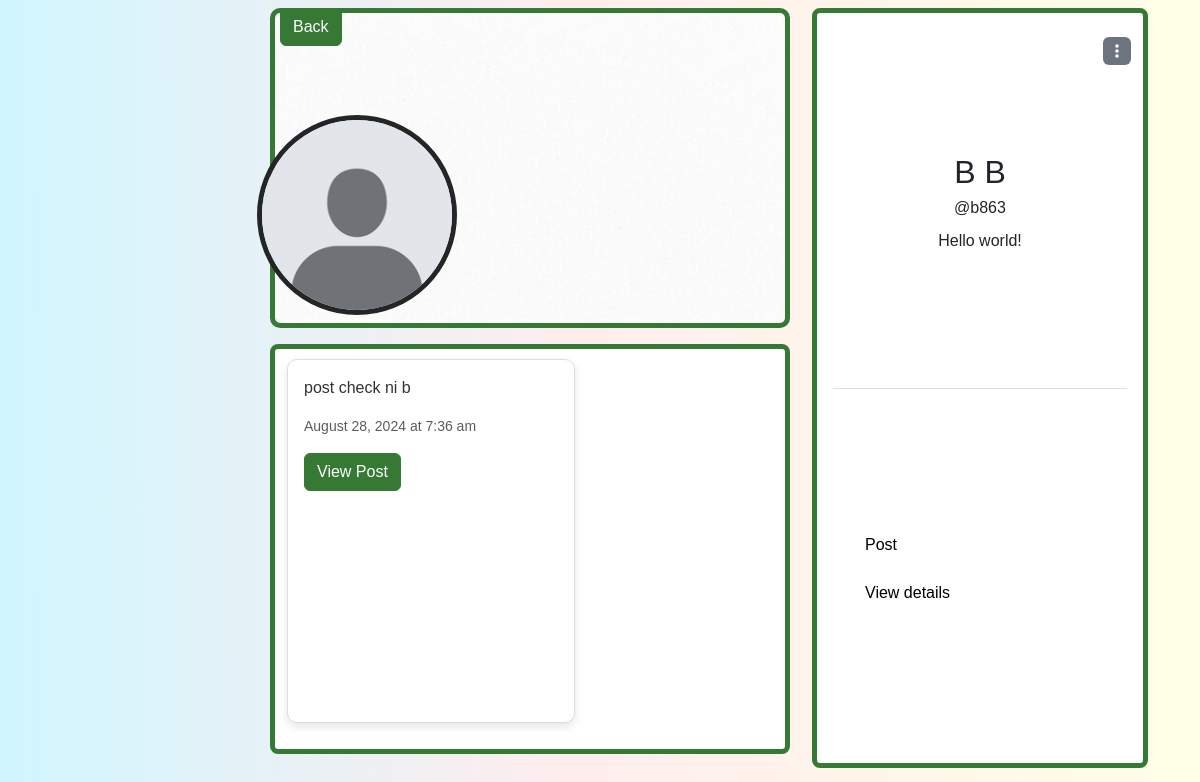
Screenshot of /users/other_profile.php?user_no=71 (signed in) with the database file from the repository.
### tables this page shows
CREATE TABLE `user_registration` (
  `user_no` int(11) NOT NULL,
  `user_ip` varchar(255) NOT NULL,
  `user_ID` varchar(255) NOT NULL,
  `email` varchar(255) NOT NULL,
  `student_no` varchar(13) NOT NULL,
  `fname` varchar(255) NOT NULL,
  `lname` varchar(255) NOT NULL,
  `bday` date NOT NULL,
  `gender` varchar(20) NOT NULL,
  `coverphoto` varchar(250) NOT NULL,
  `profilepicture` varchar(250) NOT NULL,
  `created_at` timestamp NOT NULL DEFAULT current_timestamp(),
  `updated_at` timestamp NOT NULL DEFAULT current_timestamp() ON UPDATE current_timestamp(),
  `user_password` varchar(255) NOT NULL
);

CREATE TABLE `posts` (
  `post_id` int(11) NOT NULL,
  `user_no` int(11) DEFAULT NULL,
  `relation` varchar(10) DEFAULT NULL,
  `services` varchar(10) DEFAULT NULL,
  `caption` text DEFAULT NULL,
  `postphoto` varchar(255) DEFAULT NULL,
  `timestamp` timestamp NOT NULL DEFAULT current_timestamp(),
  `deleted_at` timestamp NULL DEFAULT NULL
);

### users/other_profile.php (the view, shortened to what this page needs)
<?php
require_once '../include/connect.php';
require_once '../functions/common_function.php';
require_once '../include/bootsrap.php';
$other_user_no = isset($_GET['user_no']) ? intval($_GET['user_no']) : null;
if ($other_user_no !== null) {
    $sql = "SELECT profilepicture, coverphoto FROM user_registration WHERE user_no = ?";
    $stmt = $con->prepare($sql);
    $stmt->bind_param("i", $other_user_no);
    $stmt->execute();
    $result = $stmt->get_result();
    if ($row = $result->fetch_assoc()) {
        $other_profilepicture = htmlspecialchars($row['profilepicture'], ENT_QUOTES, 'UTF-8');
        $other_coverphoto = htmlspecialchars($row['coverphoto'], ENT_QUOTES, 'UTF-8');
    } else {
        $other_profilepicture = 'profile.jpg';
        $other_coverphoto = 'default_coverphoto.jpg';
    }
} else {
    $other_profilepicture = 'profile.jpg';
    $other_coverphoto = 'default_coverphoto.jpg';
}
if ($other_user_no) {
    $posts = [];
    $query = "SELECT * FROM posts WHERE user_no = ? AND deleted_at IS NULL ORDER BY timestamp DESC";
    $stmt = $con->prepare($query);
    $stmt->bind_param('i', $other_user_no);
    $stmt->execute();
    $result = $stmt->get_result();
    while ($post = $result->fetch_assoc()) {
        $posts[] = $post;
    }
}
$showPosts = !isset($_GET['othereditdetails']);
?>
<!DOCTYPE html>
<html lang="en">
<head>
    <link rel="stylesheet" href="profile.css?v=1">
</head>
<body>
    <div class="container-fluid body" id="body">
        <div class="container-fluid bodyprof">
            <div class="container-fluid grid1"></div>
            <div class="container-fluid grid2">
                <div class="container-fluid gri1cont">
                    <div class="container-fluid header">
                        <div class="container-fluid imgcontainer">
                            <img src="../users/images/coverphoto/<?php echo htmlspecialchars($other_coverphoto); ?>" alt="Cover Photo" style="position:absolute;">
                        </div>
                        <div class="container-fluid profilecontainer">
                            <img src="../users/images/profilepicture/<?php echo htmlspecialchars($other_profilepicture); ?>" alt="Profile Photo">
                        </div>
                        <div class="container-fluid backbutton"><a href="../index.php?newsfeed=<?php echo urlencode($other_user_no); ?>"><button type="button" class="btn btn-primary">Back</button></a>
                        </div>
                    </div>
                    <div class="container-fluid sticky-top navbar">
                    </div>
                    <div class="container-fluid content">
                        <div class="container-fluid contcontent">
                            <?php
                            if ($showPosts) {
                                if (count($posts) > 0) {
                                    include '../include/profileincluded/otherusers/otherposts.php';
                                } else {
                                    echo "<div class='container-fluid nopostavailable'><p>No posts available</p></div>";
                                }
                            }
                            ?>
                        </div>
                    </div>
                </div>
            </div>
            <div class="container-fluid grid3">
                <div class="container-fluid rightnav">
                    <div class="container-fluid rightnavcont">
                        <div class="container-fluid displayprof">
                            <div class="container-fluid settingsicon">
                                <div class="dropdown">
                                    <button class="btn btn-secondary dropdownsettings" type="button" data-bs-toggle="dropdown" aria-expanded="false">
                                        <i class="fa-solid fa-ellipsis-vertical"></i>
                                    </button>
                                </div>
                            </div>
                            <?php getName($other_user_no);  ?>
                            <div class="container-fluid ff">
                            </div>
                            <div class="container-fluid line"></div>
                            <?php
                            if ($other_user_no) {
                                include '../include/profileincluded/otherusers/otherfeauture.php';
                            } else {
                                echo "error";
                            }
                            ?>
                        </div>
                    </div>
                </div>
            </div>
            <div class="container-fluid grid4"></div>
        </div>
    </div>
                            <?php
                            if ($other_user_no) {
                                include '../include/profileincluded/otherusers/otherfeauture.php';
                            } else {
                                echo "error";
                            }
                            ?>
</body>
</html>

### include/profileincluded/otherusers/otherposts.php (shortened to what this page needs)
<?php if (!empty($posts)): ?>
    <?php foreach ($posts as $post): ?>
        <?php
        $timestamp = htmlspecialchars($post['timestamp']);
        $caption = htmlspecialchars($post['caption']);
        $dateTime = new DateTime($timestamp);
        $formattedDate = $dateTime->format('F j, Y');
        $formattedTime = $dateTime->format('g:i a');
        $hasText = !empty(trim($caption));
        ?>
        <div class="card" style="width: 18rem;">
            <div class="card-body">
                <?php if ($hasText): ?>
                    <p class="card-text"><?php echo nl2br(htmlspecialchars($caption)); ?></p>
                <?php endif; ?>
                <p class="card-text"><small class="text-muted"><?php echo $formattedDate . ' at ' . $formattedTime; ?></small></p>
                <a href="#" class="btn btn-primary">View Post</a>
            </div>
        </div>
    <?php endforeach; ?>
<?php else: ?>
    <p>No posts available.</p>
<?php endif; ?>

### functions/common_function.php (shortened to what this page needs)
<?php
function getName($user_no = null) {
    global $con;
    $query = "SELECT * FROM user_registration WHERE user_no = ?";
    $stmt = $con->prepare($query);
    $stmt->bind_param('i', $user_no);
    $stmt->execute();
    $result = $stmt->get_result();
    $profile = $result->fetch_assoc();
    if ($profile) {
        $fname = htmlspecialchars($profile['fname']);
        $lname = htmlspecialchars($profile['lname']);
        $user_ID = htmlspecialchars($profile['user_ID']);
        echo "
        <div class='container-fluid identity'>
          <div class='container-fluid name'>
            $fname $lname
          </div>
          <div class='container-fluid username'>
            $user_ID
          </div>
          <div class='container-fluid bio'>Hello world!</div>
        </div>
        ";
    } else {
        echo "Profile not found.";
    }
}
?>

### users/profile.css (style rules this page uses)
body { padding: 0; margin: 0; overflow-x: hidden; font-family: Arial, Helvetica, sans-serif; background: linear-gradient(89.9deg, rgb(208, 246, 255) 0.1%, rgb(255, 237, 237) 47.9%, rgb(255, 255, 231) 100.2%); transition: background-color 0.3s ease; }
body::before { content: ""; position: absolute; top: 0; left: 0; width: 100%; height: 100%; background: linear-gradient(89.9deg, rgb(208, 246, 255) 0.1%, rgb(255, 237, 237) 47.9%, rgb(255, 255, 231) 100.2%); z-index: -1; transition: background-color 0.3s ease, color 0.3s ease; }
.body { height: 100vh; padding: 0; margin: 0; display: flex; align-items: center; justify-content: center; }
.bodyprof { height: 98vh; width: 100%; grid-template-columns:2fr 4fr 2fr 1fr; display: grid; padding: 0; overflow-x: hidden; gap: 10px; padding: 0; }
.grid1,.grid2,.grid3,.grid4 { padding: 0; }
.gri1cont { height: 100%; width: 100%; padding: 0; }
.header { border-top-left-radius: 10px; border-top-right-radius: 10px; height: 40vh; width: 100%; padding: 0; border-radius: 10px; border: 5px solid #367934; }
.imgcontainer { position: relative; display: flex; width: 100%; height: 100%; border-top-left-radius: 10px; border-top-right-radius: 10px; padding: 0; }
.imgcontainer img { object-fit: cover; border-top-left-radius: 10px; border-top-right-radius: 10px; height: 100%; width: 100%; padding: 0; border-bottom-left-radius: 10px; border-bottom-right-radius: 10px; background-color: #fff; }
.profilecontainer { position: relative; border-radius: 50%; display: flex; width: 25vh; height: 25vh; border: 5px solid #242526; padding: 0; top: -67%; left: -34%; }
.profilecontainer img { padding: 0; height: 100%; width: 100%; object-fit: cover; padding: 0; border-radius: 50vh; }
.backbutton { position: absolute; padding: 0; top: 1vh; left: 35vh; color: #4BCBCB; }
.navbar { height: auto; width: 100%; display: flex; align-items: center; justify-content: space-evenly; }
.content { min-height: 50vh; height: auto; width: 100%; max-width: 90vh; border-radius: 8px; display: flex; padding: 0; justify-content: flex-start; background-color: #fff; border: 5px solid #367934; }
.contcontent { min-height: 50vh; height: auto; width: 100%; border-radius: 8px; max-width: 91vh; flex-wrap: wrap; display: flex; padding-top: 10px; padding-bottom: 10px; gap: 10px; }
.rightnav { position: fixed; height: 95vh; width: 45vh; border-radius: 8px; }
.rightnavcont { height: 100%; width: 100%; border-radius: 8px; padding: 0; background-color: #fff; border: 5px solid #367934; }
.displayprof { height: 100%; width: 100%; padding: 0; }
.follow,.line,.identity { height: 20%; width: 100%; padding: 0; }
.settingsicon { height: 10%; display: flex; align-items: center; justify-content: flex-end; padding-bottom: 0; }
.identity { height: 30%; display: flex; align-items: center; justify-content: center; flex-direction: column; }
.line { width: 90%; height: 1px; border-bottom: 1px solid #dadde1; }
.dropdownsettings::after { display: none; }
.dropdownsettings { background-color: none; border: none; box-shadow: none; }
.btn-secondary { background-color: #6c757d; border-color: #6c757d; color: #fff; }
.name { height: auto; width: 100%; display: flex; align-items: flex-start; justify-content: center; flex-wrap: wrap; font-size: 2rem; }
.username { height: 15%; width: 100%; display: flex; align-items: flex-start; justify-content: center; }
.bio { height: auto; min-width: 2vh; display: flex; align-items: center; flex-wrap: wrap; justify-content: center; font-size: 1rem; }
.ff { height: 10%; width: 100%; flex-direction: row; display: flex; justify-content: center; align-items: center; padding: 0; padding-top: 0; }
.card { width: 18rem; margin-bottom: 1rem; border-radius: 10px; background-color: #fff; border: 1px solid #ddd; box-shadow: 0 4px 8px rgba(0, 0, 0, 0.1); }
.card-body { color: #333; }
.btn-primary { background-color: #367934; border-color: #367934; color: #fff; }
.line { border-bottom: 1px solid #dadde1; }

### rows the page displays
user_registration: coverphoto (placeholder picture), profilepicture (placeholder picture), fname "B", lname "B", user_ID "@b863"
posts: caption "post check ni b", timestamp "August 28, 2024", timestamp "7:36 am"
